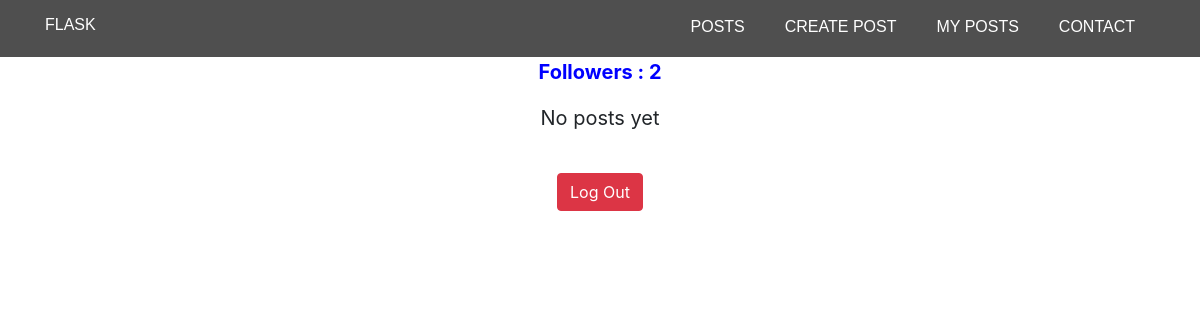
The app's page /posts/tamaza (signed in), older data.
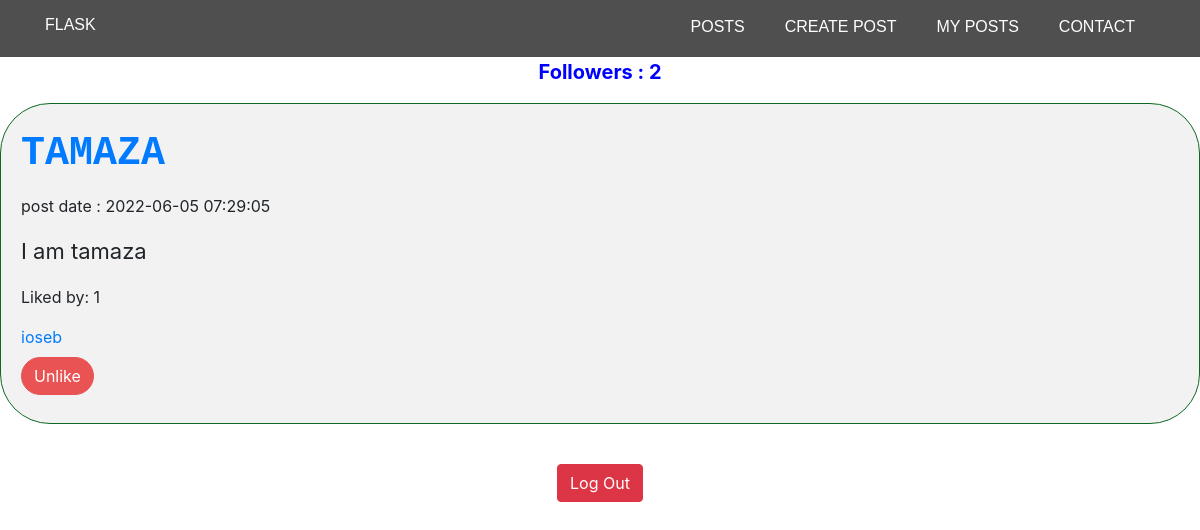
The same page, newer data.
### tables this page shows
CREATE TABLE user (Username TEXT, Userid INTEGER PRIMARY KEY, password TEXT);

CREATE TABLE posts 
            (postid INTEGER PRIMARY KEY, 
            post TEXT,
            userid INTEGER,
            post_date default current_timestamp,
            FOREIGN KEY(userid) REFERENCES user(Userid));

### main.py (the view, shortened to what this page needs)
@app.route('/posts/<name>', methods=['GET', 'POST'])
def posts_name(name):
    if "username" not in session.keys():
        return redirect(url_for('login'))
    posts = []
    c.execute("SELECT userid FROM user WHERE username = ?", (name,))
    userid = c.fetchone()[0]
    c.execute("SELECT * FROM posts where userid = ?", (userid,))
    for row in c.fetchall():
        liked_by = []
        c.execute("SELECT userid FROM likes WHERE postid = ?", (row[0],))
        for user in c.fetchall():
            try:
                c.execute("SELECT Username FROM user WHERE Userid = ?", (user[0],))
                liked_by.append(c.fetchone()[0])
            except:
                pass
        liked_me = False
        if session["username"] in liked_by:
            liked_me = True
        c.execute("SELECT username FROM user WHERE Userid = ?", (row[2],))
        posts.append({'postid': row[0],'liked_me': liked_me, 'liked_by': liked_by, 'post': row[1], 'userid': row[2], 'post_date': row[3], 'username': c.fetchone()[0]})
    if "admin" not in session.values():
        user = session['username']
        followers = 0
        c.execute("select following_id from followers where userid = ?", (userid,))
        for row in c.fetchall():
            followers += 1
        return render_template('userposts.htm', posts=posts, user=user, followers=followers)
    followers = 0
    c.execute("select following_id from followers where userid = ?", (userid,))
    for row in c.fetchall():
        followers += 1
    return render_template('userposts.htm', posts=posts, user=session['username'], followers=followers)

### templates/userposts.htm (shortened to what this page needs)
<!DOCTYPE html>
<html lang="en">
<head>
    <link rel="stylesheet" href="https://cdn.jsdelivr.net/npm/bootstrap@4.3.1/dist/css/bootstrap.min.css">
    <link rel="stylesheet" href="{{ url_for('static', filename='css/style.css') }}">
</head>
<body>
    {% extends 'main.htm' %}
    {% block content %}
    <p style="text-align: center; font-size: 20px; color:blue; font-weight: bold;">Followers : {{followers}}</p>
    {% if posts %}
    {% for i in range(posts |length) %}
        <div class="blog-post">
            <div class="blog-post-title">
                <a href="/posts/{{posts[i]['username']|lower}}">{{posts[i]["username"]|upper}}</a>
            </div>
            <div><p>post date : {{ posts[i]['post_date']}}</p></div>
            <div class="blog-post-body">
                <p>{{ posts[i]["post"] }}</p>
            </div>
            {% if posts[i]["liked_by"] %}
                <div class="liked-by">
                    <p>Liked by: <span class="liked">{{ posts[i]["liked_by"]|length }}</span></p>
                    <div class="liked_by">
                        {% for j in range(posts[i]["liked_by"]|length) %}
                        <a href="/posts/{{ posts[i]['liked_by'][j] }}" style="margin-bottom: 8px;">{{posts[i]["liked_by"][j]}}</a>
                        {% endfor %}
                    </div>
                </div>
            {% endif %}
            <form action="/posts/{{posts[i]['username']|lower}}" method="post">
                <div class="form-row align-items-center">
                {% if posts[i]["liked_me"] %}
                    <div class="col-auto">
                        <button type="submit" class="btn btn-primary mb-2" style="border-radius: 50px;background-color: rgb(233, 83, 83); border-color: rgb(233, 83, 83);">Unlike</button>
                    </div>
                {% else %}
                <div class="col-auto">
                    <input type = "hidden" name = "like_status" value = "like" />
                    <button type="submit" class="btn btn-primary mb-2" style="border-radius: 50px;">Like</button>
                </div>
                {% endif %}
                </div>
              </form>
        </div>
    {% endfor %}
    {% else %}
        <p style="text-align: center; font-size: 20px;">No posts yet</p>
    {% endif %}
    <form action="/logout">
        <fieldset style="margin-top: 40px; margin-bottom: 20px;" class="d-flex justify-content-center">
            <button name="submit" type="submit" class="btn btn-danger">Log Out</button>
        </fieldset>
    </form>
    {% endblock %}

Row changes from the older to the newer data that the page shows:
now on this page (row unchanged): user: Username "TAMAZA"
added posts: post_date "2022-06-05 07:29:05", post "I am tamaza"
now on this page (row unchanged): user: Username "ioseb"
Text that changed along with them:
new list line: "post date : Liked by: 1 Unlike"
text no longer shown: "No posts yet"
